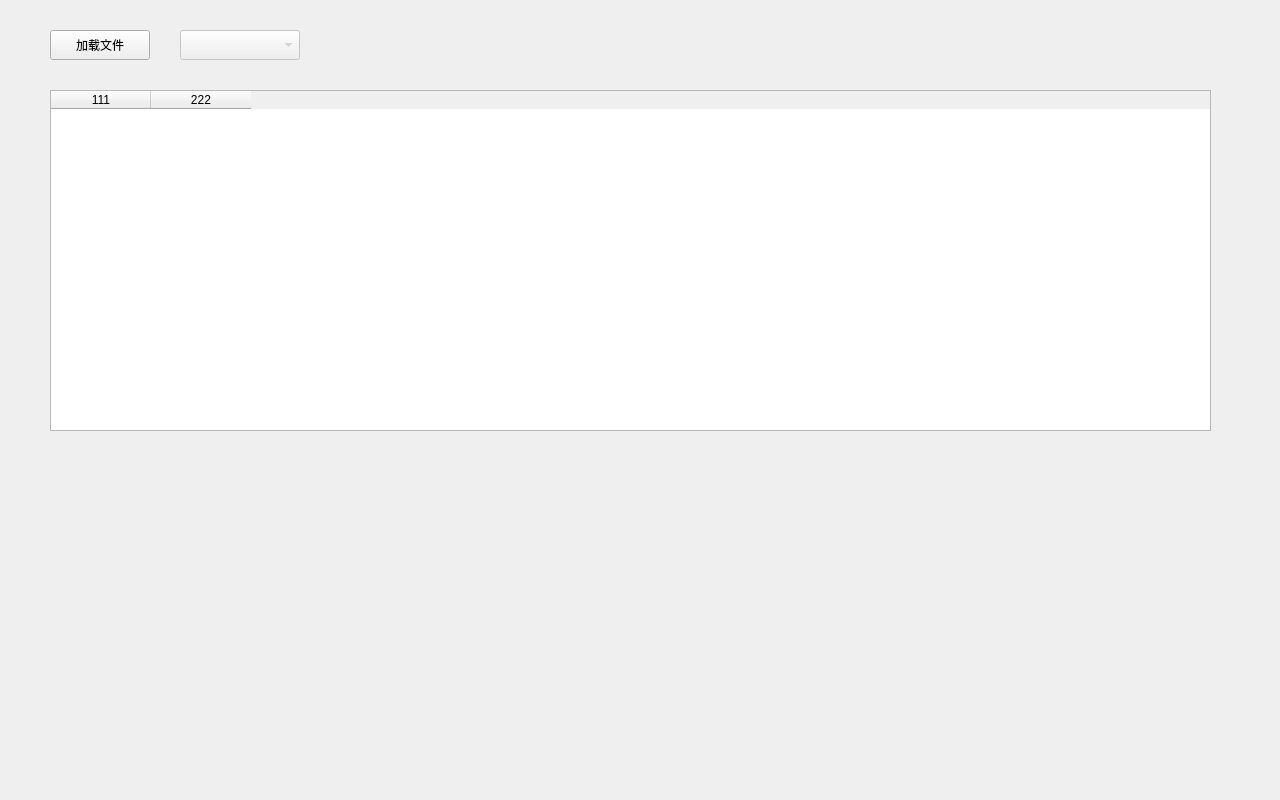
<?xml version="1.0" encoding="UTF-8"?>
<ui version="4.0">
 <class>MainWindow</class>
 <widget class="QMainWindow" name="MainWindow">
  <property name="geometry">
   <rect>
    <x>0</x>
    <y>0</y>
    <width>1280</width>
    <height>800</height>
   </rect>
  </property>
  <property name="windowTitle">
   <string>MainWindow</string>
  </property>
  <widget class="QWidget" name="centralWidget">
   <widget class="QPushButton" name="pushButton">
    <property name="geometry">
     <rect>
      <x>50</x>
      <y>30</y>
      <width>100</width>
      <height>30</height>
     </rect>
    </property>
    <property name="text">
     <string>加载文件</string>
    </property>
   </widget>
   <widget class="QComboBox" name="comboBox">
    <property name="enabled">
     <bool>false</bool>
    </property>
    <property name="geometry">
     <rect>
      <x>180</x>
      <y>30</y>
      <width>120</width>
      <height>30</height>
     </rect>
    </property>
    <property name="currentIndex">
     <number>-1</number>
    </property>
    <item>
     <property name="text">
      <string>夷陵之战（吴）</string>
     </property>
    </item>
    <item>
     <property name="text">
      <string>夷陵之战（蜀）</string>
     </property>
    </item>
    <item>
     <property name="text">
      <string>荆州攻略战</string>
     </property>
    </item>
    <item>
     <property name="text">
      <string>荆州镇压战</string>
     </property>
    </item>
    <item>
     <property name="text">
      <string>街亭之战（魏）</string>
     </property>
    </item>
    <item>
     <property name="text">
      <string>街亭之战（吴）</string>
     </property>
    </item>
    <item>
     <property name="text">
      <string>五丈原之战（魏）</string>
     </property>
    </item>
    <item>
     <property name="text">
      <string>五丈原之战（蜀）</string>
     </property>
    </item>
    <item>
     <property name="text">
      <string>天水之战</string>
     </property>
    </item>
    <item>
     <property name="text">
      <string>合肥之战（魏）</string>
     </property>
    </item>
    <item>
     <property name="text">
      <string>合肥之战（吴）</string>
     </property>
    </item>
   </widget>
   <widget class="QTableWidget" name="tableWidget">
    <property name="geometry">
     <rect>
      <x>50</x>
      <y>90</y>
      <width>1161</width>
      <height>341</height>
     </rect>
    </property>
    <column>
     <property name="text">
      <string>111</string>
     </property>
    </column>
    <column>
     <property name="text">
      <string>222</string>
     </property>
    </column>
   </widget>
   <zorder>comboBox</zorder>
   <zorder>pushButton</zorder>
   <zorder>tableWidget</zorder>
  </widget>
 </widget>
 <layoutdefault spacing="6" margin="11"/>
 <resources/>
 <connections/>
</ui>
